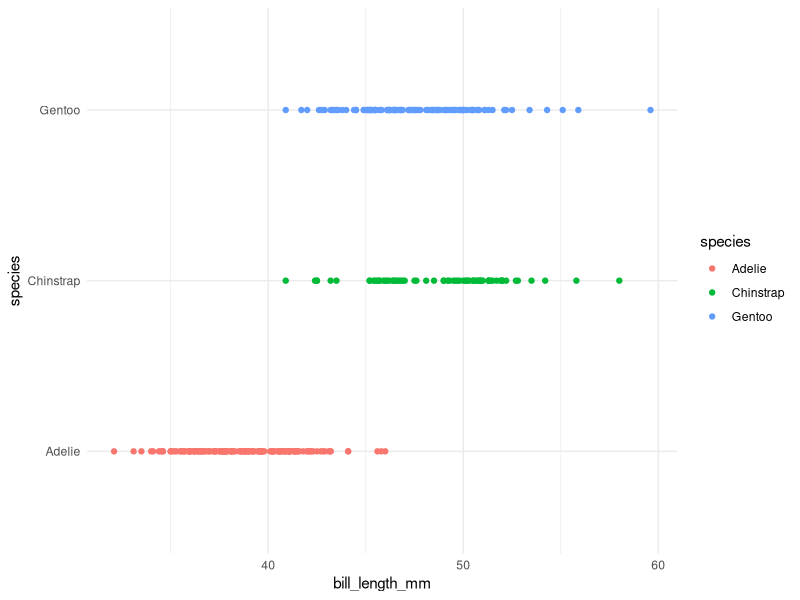

Here is the R script that generated this plot:
library(tidyverse)
library(palmerpenguins)

ggplot(data = penguins, aes(x = bill_length_mm, y = species, color = species), labs = ) +
  geom_point() + 
  theme_minimal()
